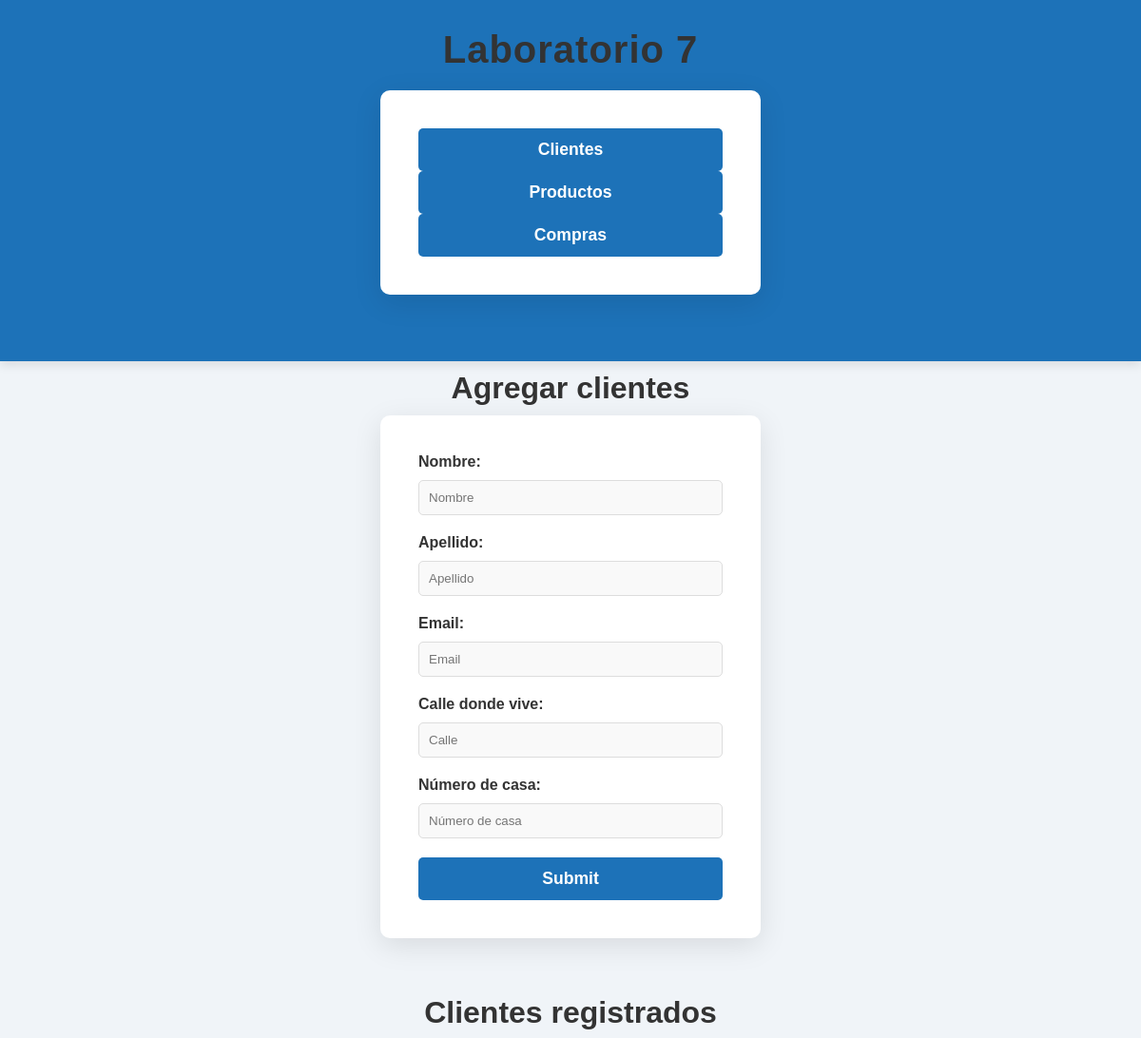
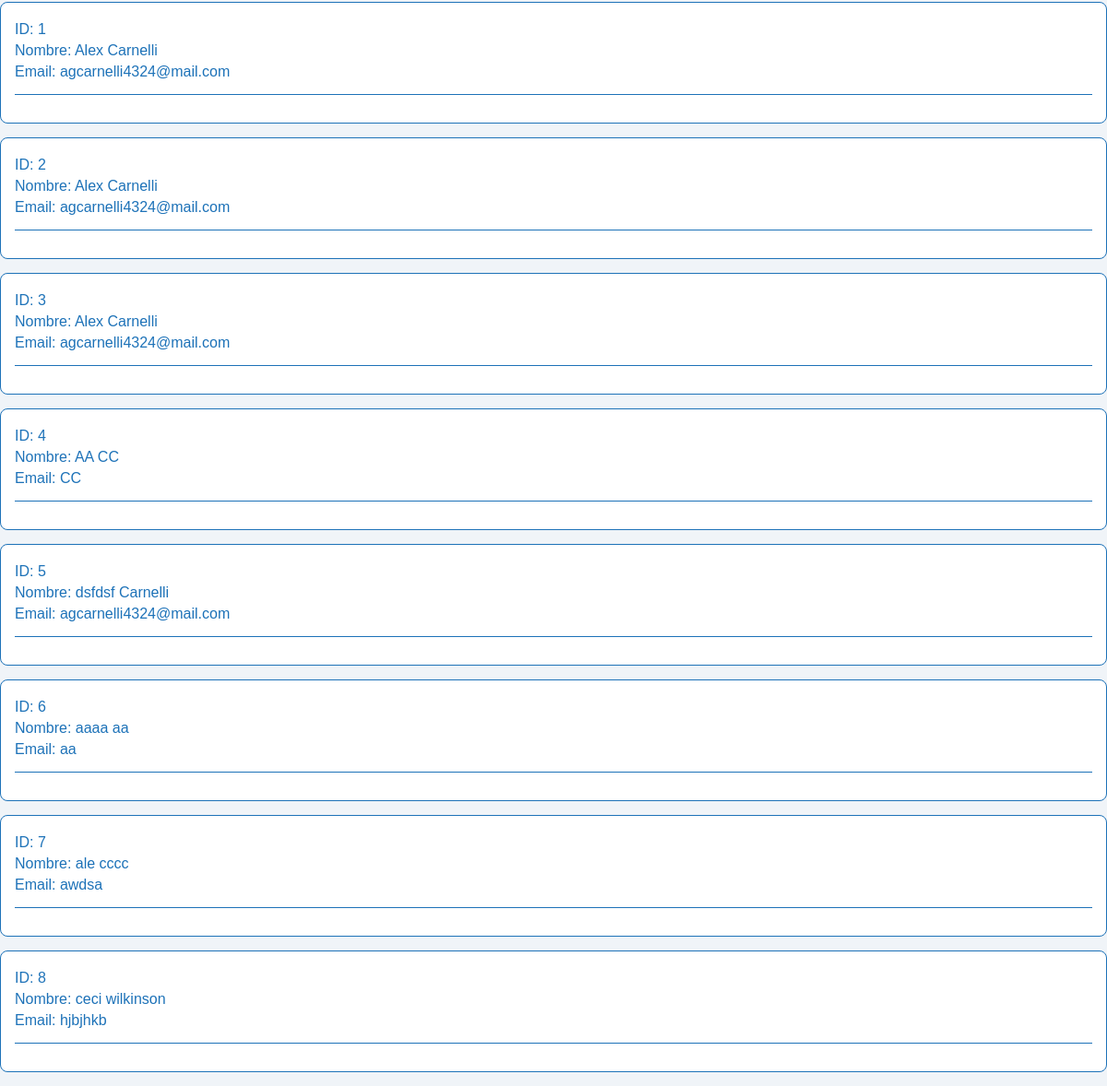
The page / on the database its author committed (2 pictures, top to bottom).
### tables this page shows
CREATE TABLE `clientes` (
  `Cod_cli` int(10) NOT NULL,
  `nombreC` varchar(100) NOT NULL,
  `email` varchar(100) NOT NULL,
  `direccion` varchar(100) NOT NULL
);

### RF.php (the view, shortened to what this page needs)
<?php
function consultar_datos_clientes($con) {
    $consulta = "SELECT * FROM clientes";
    $resultado = mysqli_query($con, $consulta);
    $salida = "";
    if (mysqli_num_rows($resultado) > 0) {
        while ($fila = mysqli_fetch_assoc($resultado)) {
            $salida .= '<div class="cliente-container">';
            $salida .= '<p class="cliente-id">ID: ' . $fila["Cod_cli"] . '</p>';
            $salida .= '<p class="cliente-nombre">Nombre: ' . $fila["nombreC"] . '</p>';
            $salida .= '<p class="cliente-email">Email: ' . $fila["email"] . '</p>';
            $salida .= '<hr>';
            $salida .= '</div>';
        }
    } else {
        $salida = '<p class="sin-datos">Sin datos</p>';
    }
    return $salida;
}

### header.php (shortened to what this page needs)
<!DOCTYPE html>
<html lang="en">
<head>
    <link rel="stylesheet" href="style.css">
</head>
<body>
<header>
    <h1>Laboratorio 7</h1>
    <div class="">
        <form method="post" action="">
            <button type="submit" name="page" value="Clientes">Clientes</button>
            <button type="submit" name="page" value="Productos">Productos</button>
            <button type="submit" name="page" value="Compras">Compras</button>
        </form>
    </div>
</header>

### index.php (shortened to what this page needs)
<?php
include("header.php");
include("RF.php");
        if (isset($_SESSION['page'])) {
            $page = $_SESSION['page'];
            switch ($page) {
                case 'Clientes':
                    include('clientes.php');
                    break;
                case 'Productos':
                    include('productos.php');
                    break;
                case 'Compras':
                    include('compras.php');
                    break;
                default:
                    echo "<p>Página no encontrada.</p>";
                    break;
            }
        } else {
            include('clientes.php');
        }
include("footer.php");
?>

### clientes.php (shortened to what this page needs)
<h1>Agregar clientes</h1>
<form action="RF.php" method="POST">
    <label for="nombre">Nombre:</label>
        <input type="text" name="nombre" id="" placeholder="Nombre">
        <br>
    <label for="nombre">Apellido:</label>
        <input type="text" name="apellido" id="" placeholder="Apellido">
        <br>
    <label for="nombre">Email: </label>
        <input type="text" name="email" id="" placeholder="Email">
        <br>
    <label for="nombre">Calle donde vive: </label>
        <input type="text" name="calle" id="" placeholder="Calle">
        <br>
        <label for="nombre">Número de casa: </label>
        <input type="text" name="nro" id="" placeholder="Número de casa">
        <br>
        <input type="submit" value="Submit" name="cliente">
</form>
<H1>Clientes registrados</H1>
<?php
echo consultar_datos_clientes($con);
?>

### footer.php (shortened to what this page needs)
</body>
</html>

### style.css (style rules this page uses)
* { margin: 0; padding: 0; box-sizing: border-box; font-family: 'Arial', sans-serif; }
body { background-color: #f0f4f8; display: flex; justify-content: center; align-items: center; flex-direction: column; }
header { background-color: #1d72b8; padding: 20px; color: white; text-align: center; box-shadow: 0 4px 10px rgba(0, 0, 0, 0.1); width: 100%; }
header h1 { font-size: 2.5rem; margin-bottom: 20px; letter-spacing: 1px; }
header div { display: flex; justify-content: center; gap: 15px; }
h1 { text-align: center; color: #333; margin-bottom: 20px; font-size: 2rem; margin: 10px; }
form { background-color: #fff; padding: 40px; border-radius: 10px; box-shadow: 0 8px 30px rgba(0, 0, 0, 0.1); max-width: 400px; width: 100%; margin-bottom: 50px; }
label { display: block; margin-bottom: 10px; color: #333; font-weight: bold; }
input[type="text"] { width: 100%; padding: 10px; margin-bottom: 20px; border-radius: 5px; border: 1px solid #ddd; background-color: #f9f9f9; }
input[type="submit"] { background-color: #1d72b8; color: white; padding: 12px 20px; border: none; border-radius: 5px; cursor: pointer; width: 100%; font-size: 1.1rem; font-weight: bold; }
button { background-color: #1d72b8; color: white; padding: 12px 20px; border: none; border-radius: 5px; cursor: pointer; width: 100%; font-size: 1.1rem; font-weight: bold; }

### clientes.php (style rules this page uses)
.cliente-container { width: 100%; padding: 15px; border: 1px solid #1d72b8; margin-bottom: 15px; border-radius: 8px; background-color: #ffffff; }
.cliente-id, .cliente-nombre, .cliente-email { font-size: 16px; color: #1d72b8; margin: 5px 0; }
hr { border: 0; height: 1px; background-color: #1d72b8; margin: 15px 0; }

### rows shown on the page
clientes: Cod_cli "1", nombreC "Alex Carnelli", email "agcarnelli4324@mail.com"
clientes: Cod_cli "2", nombreC "Alex Carnelli", email "agcarnelli4324@mail.com"
clientes: Cod_cli "3", nombreC "Alex Carnelli", email "agcarnelli4324@mail.com"
clientes: Cod_cli "4", nombreC "AA CC", email "CC"
clientes: Cod_cli "5", nombreC "dsfdsf Carnelli", email "agcarnelli4324@mail.com"
clientes: Cod_cli "6", nombreC "aaaa aa", email "aa"
clientes: Cod_cli "7", nombreC "ale cccc", email "awdsa"
clientes: Cod_cli "8", nombreC "ceci wilkinson", email "hjbjhkb"
